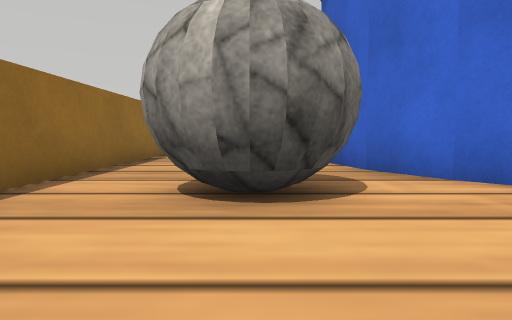
View 1 (above)

17 first-person views from a walk through a world built for the Webots simulator. The camera is 0.03 m above the floor, tilts 4° down and sees 70° across. The floor is counted in squares, 0.05 m on a side. Each view is taken from the middle of a square. On the plan, view 1 faces up. The plan holds only what a view shows up to about 10 squares ahead; the rest is blank. Robots are left out. Webots' stock objects and surfaces are drawn as simple stand-ins.

View 2
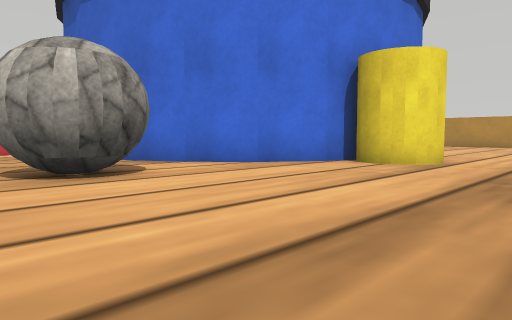

View 3
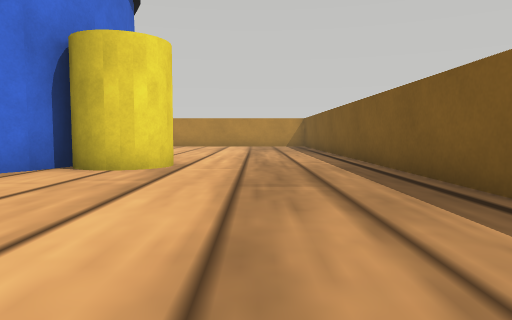

View 4
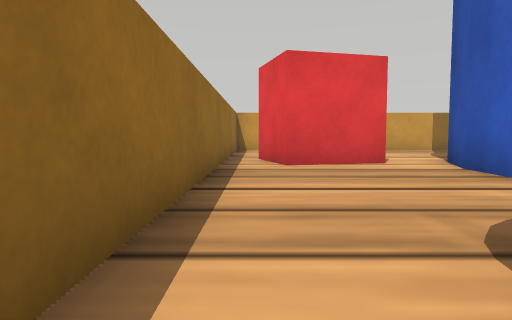

View 5
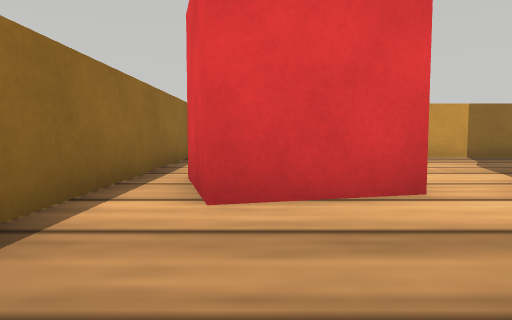

View 6
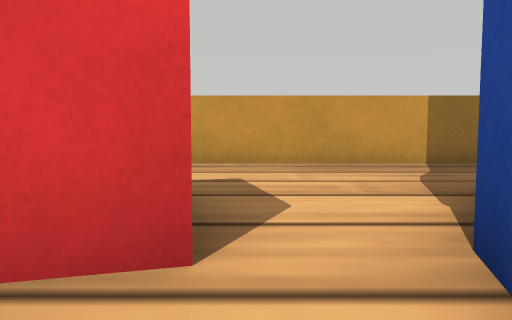

View 7
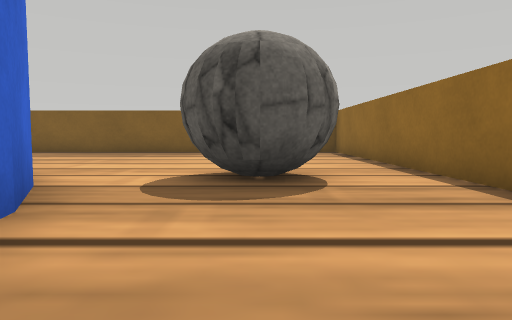

View 8
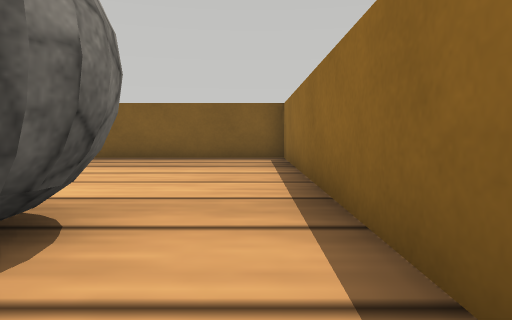

View 9
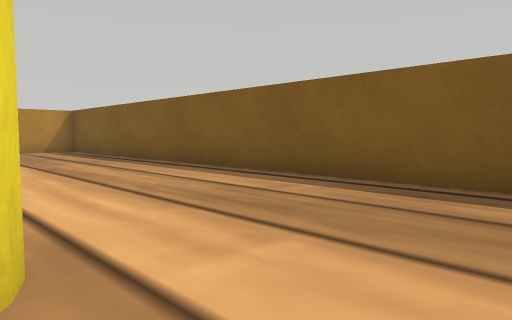

View 10
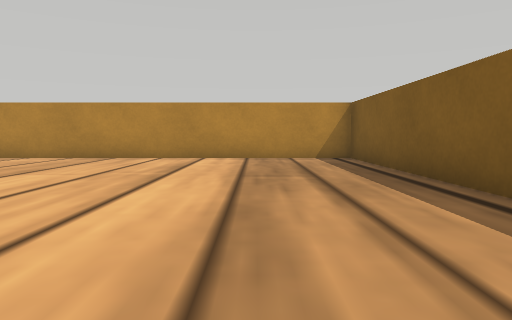

View 11
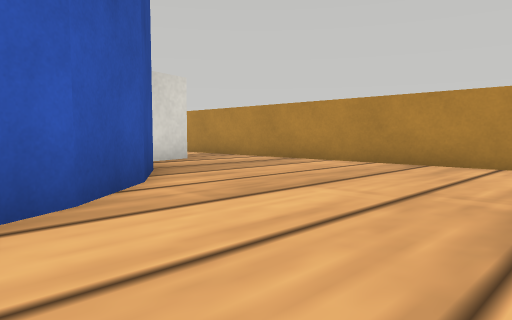

View 12
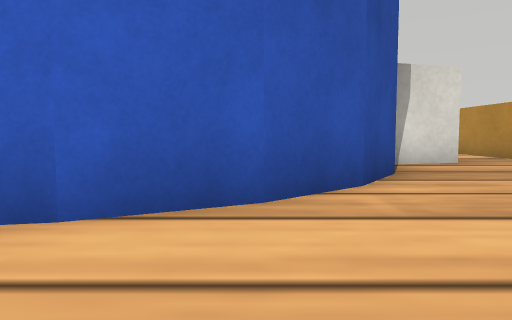

View 13
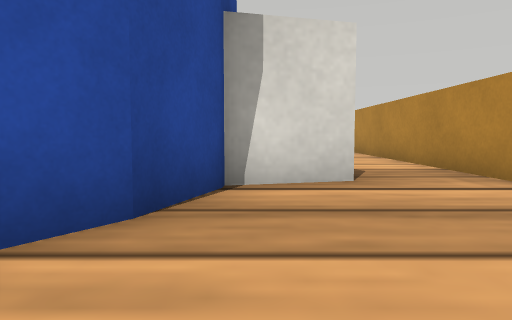

View 14
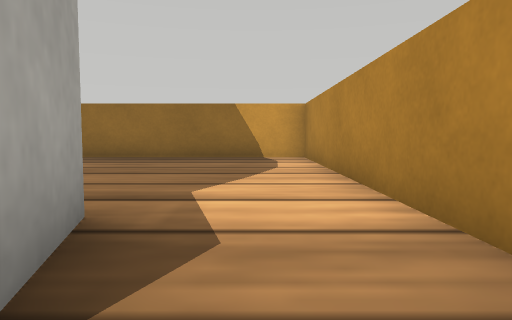

View 15
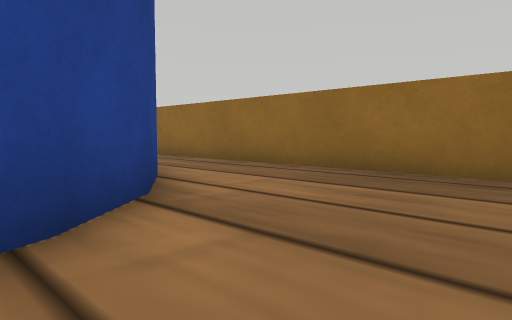

View 16
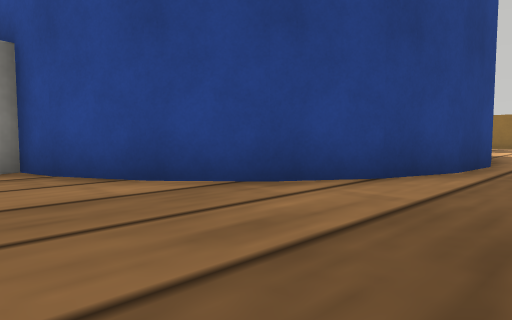

View 17
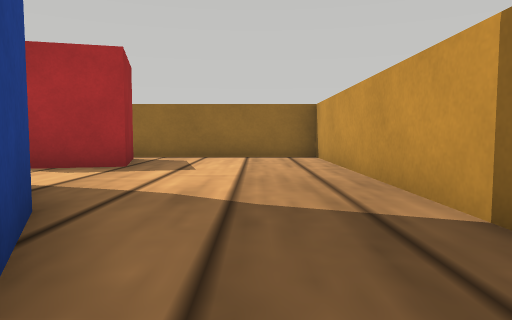

### Floor plan
Key: @ floor where view 1 was taken; # wall or solid block; . floor; B barrel; R rock; J jar; C plastic crate.
Columns run from 3 left of view 1 to 17 right of it. Each row starts with its distance up from view 1.
 17 #####################
 16 #...................#
 15 #...................#
 14 #.......BBBBBB......#
 13 #......BB    BBB....#
 12 #CCC..         BB...#
 11 #CCCCB          B...#
 10 #.CC.B          B...#
  9 #....B          B##.#
  8 #....B           ##.#
  7 #....B          B#..#
  6 #....B          B...#
  5 #.RR.BB        BB...#
  4 #.RRR.BB      BB....#
  3 #.RRR..BBB  BBB.....#
  2 #.......JJ BB.......#
  1 #.......JJ .........#
  0 #..@................#
 -1 #...................#
 -2 #...................#
 -3 #####################

Where each view was taken, in squares from view 1:
view 1: 0 up, 0 right, facing up
view 2: 2 down, 2 left, facing up-right
view 3: 1 down, 1 left, facing right
view 4: 3 up, 2 left, facing up
view 5: 7 up, 1 left, facing up
view 6: 9 up, 1 right, facing up
view 7: 9 up, 0 right, facing down
view 8: 6 up, 2 left, facing down
view 9: 1 up, 4 right, facing down-right
view 10: 1 down, 8 right, facing right
view 11: 0 up, 10 right, facing up-right
view 12: 0 up, 11 right, facing up
view 13: 3 up, 14 right, facing up
view 14: 7 up, 16 right, facing up
view 15: 11 up, 15 right, facing up-left
view 16: 16 up, 15 right, facing down-left
view 17: 15 up, 7 right, facing left
